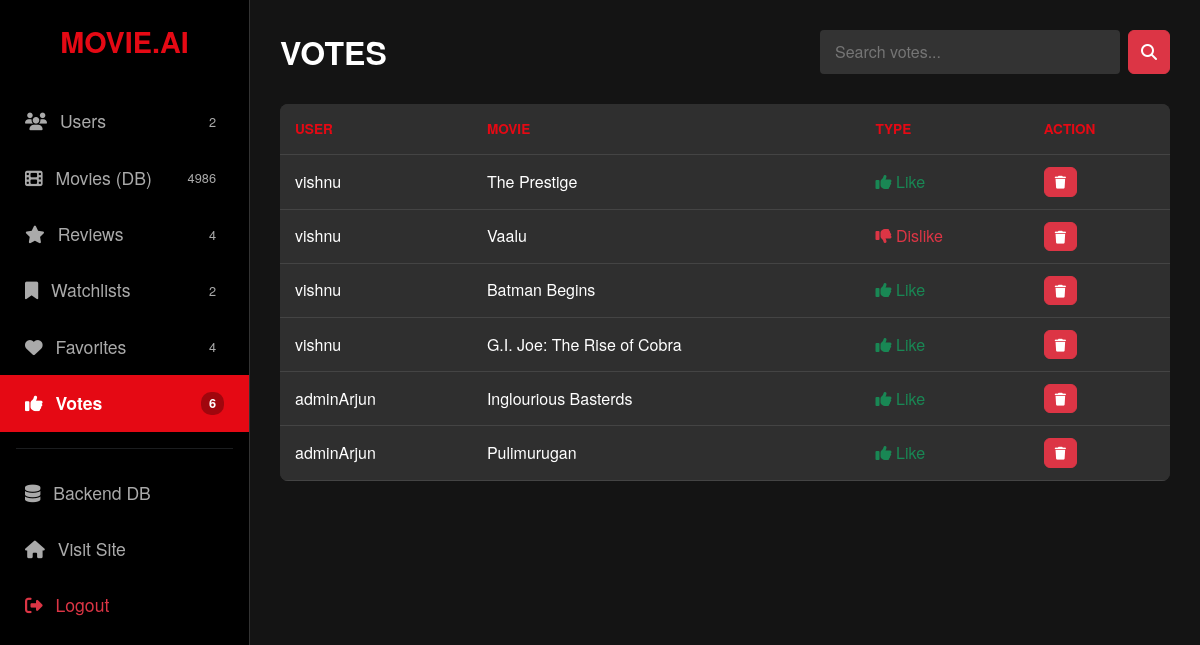
/dashboard/?section=votes (signed in), run on the app's committed database.
### core/models.py (models this page shows, shortened)
class Vote(models.Model):
    VOTE_CHOICES = (
        ('LIKE', 'Like'),
        ('DISLIKE', 'Dislike')
    )
    user = models.ForeignKey(User, on_delete=models.CASCADE)
    movie = models.ForeignKey(Movie, on_delete=models.CASCADE)
    vote_type = models.CharField(max_length=10, choices=VOTE_CHOICES)
    class Meta:
        unique_together = ('user', 'movie')  # One vote per movie per user

class Movie(models.Model):
    title = models.CharField(max_length=200)
    overview = models.TextField()
    tmdb_id = models.IntegerField(unique=True)
    genres = models.CharField(max_length=500, blank=True)
    poster_url = models.CharField(max_length=500, blank=True, null=True)
    director = models.CharField(max_length=200, default="Unknown")
    cast = models.CharField(max_length=500, default="Unknown")
    description = models.TextField(default="No description available")

### core/views.py (the view)
# urls.py: path('dashboard/', views.custom_admin, name='custom_admin'),
@user_passes_test(lambda u: u.is_superuser)
def custom_admin(request):
    section = request.GET.get('section', 'users')
    query = request.GET.get('q', '').strip()
    data = []
    if section == 'users':
        data = User.objects.all().order_by('-date_joined')
        if query:
            data = data.filter(username__icontains=query)
    elif section == 'movies':
        data = Movie.objects.all().order_by('-id')
        if query:
            data = data.filter(title__icontains=query)
    elif section == 'reviews':
        data = Review.objects.select_related(
            'user', 'movie').order_by('-created_at')
        if query:
            data = data.filter(text__icontains=query) | data.filter(
                user__username__icontains=query)
    elif section == 'watchlist':
        data = Watchlist.objects.select_related(
            'user', 'movie').order_by('-id')
        if query:
            data = data.filter(user__username__icontains=query) | data.filter(
                movie__title__icontains=query)
    elif section == 'favorites':
        data = Favorite.objects.select_related('user', 'movie').order_by('-id')
        if query:
            data = data.filter(user__username__icontains=query) | data.filter(
                movie__title__icontains=query)
    elif section == 'votes':
        data = Vote.objects.select_related('user', 'movie').order_by('-id')
        if query:
            data = data.filter(user__username__icontains=query) | data.filter(
                movie__title__icontains=query)
    return render(request, 'custom_admin.html', {
        'section': section,
        'data': data,
        'search_query': query,
        'count_users': User.objects.count(),
        'count_movies': Movie.objects.count(),
        'count_reviews': Review.objects.count(),
        'count_watchlist': Watchlist.objects.count(),
        'count_favorites': Favorite.objects.count(),
        'count_votes': Vote.objects.count(),
    })

### core/templates/custom_admin.html (shortened to what this page needs)
<!DOCTYPE html>
<html lang="en">
<head>
    <link href="https://cdn.jsdelivr.net/npm/bootstrap@5.3.0/dist/css/bootstrap.min.css" rel="stylesheet">
    <link rel="stylesheet" href="https://cdnjs.cloudflare.com/ajax/libs/font-awesome/6.5.1/css/all.min.css">
</head>
<body>
    <div class="sidebar">
        <a href="/" class="sidebar-brand">MOVIE.AI</a>
        <div class="nav flex-column">
            <a href="?section=users" class="nav-link {% if section == 'users' %}active{% endif %}">
                <span><i class="fas fa-users me-2"></i> Users</span>
                <span class="badge-count">{{ count_users }}</span>
            </a>
            <a href="?section=movies" class="nav-link {% if section == 'movies' %}active{% endif %}">
                <span><i class="fas fa-film me-2"></i> Movies (DB)</span>
                <span class="badge-count">{{ count_movies }}</span>
            </a>
            <a href="?section=reviews" class="nav-link {% if section == 'reviews' %}active{% endif %}">
                <span><i class="fas fa-star me-2"></i> Reviews</span>
                <span class="badge-count">{{ count_reviews }}</span>
            </a>
            <a href="?section=watchlist" class="nav-link {% if section == 'watchlist' %}active{% endif %}">
                <span><i class="fas fa-bookmark me-2"></i> Watchlists</span>
                <span class="badge-count">{{ count_watchlist }}</span>
            </a>
            <a href="?section=favorites" class="nav-link {% if section == 'favorites' %}active{% endif %}">
                <span><i class="fas fa-heart me-2"></i> Favorites</span>
                <span class="badge-count">{{ count_favorites }}</span>
            </a>
            <a href="?section=votes" class="nav-link {% if section == 'votes' %}active{% endif %}">
                <span><i class="fas fa-thumbs-up me-2"></i> Votes</span>
                <span class="badge-count">{{ count_votes }}</span>
            </a>
            <hr class="border-secondary mx-3">
            <a href="/admin/" target="_blank" class="nav-link">
                <span><i class="fas fa-database me-2"></i> Backend DB</span>
            </a>
            <a href="/" class="nav-link">
                <span><i class="fas fa-home me-2"></i> Visit Site</span>
            </a>
             <form action="{% url 'logout' %}" method="post" class="mt-auto">
                <button type="submit" class="nav-link w-100 text-start border-0 bg-transparent text-danger">
                    <span><i class="fas fa-sign-out-alt me-2"></i> Logout</span>
                </button>
            </form>
        </div>
    </div>
    <div class="main-content">
        <div class="top-bar">
            <h2 class="text-uppercase fw-bold mb-0">{{ section }}</h2>
            <form method="GET" class="d-flex">
                <input type="text" name="q" class="search-input" placeholder="Search {{ section }}..." value="{{ search_query }}">
                <button type="submit" class="btn btn-danger ms-2"><i class="fas fa-search"></i></button>
            </form>
        </div>
        <div class="table-responsive custom-table">
            <table class="table table-dark table-hover mb-0">
                <thead>
                    <tr>
                        {% if section == 'users' %}
                            <th>ID</th><th>Username</th><th>Email</th><th>Status</th><th>Joined</th><th>Action</th>
                        {% elif section == 'movies' %}
                            <th>ID</th><th>Title</th><th>Director</th><th>TMDB ID</th><th>Action</th>
                        {% elif section == 'reviews' %}
                            <th>User</th><th>Movie</th><th>Rating</th><th>Review</th><th>Date</th><th>Action</th>
                        {% elif section == 'watchlist' %}
                            <th>User</th><th>Movie</th><th>Added</th><th>Action</th>
                        {% elif section == 'favorites' %}
                            <th>User</th><th>Movie</th><th>Added</th><th>Action</th>
                        {% elif section == 'votes' %}
                            <th>User</th><th>Movie</th><th>Type</th><th>Action</th>
                        {% endif %}
                    </tr>
                </thead>
                <tbody>
                    {% for item in data %}
                    <tr>
                        {% if section == 'users' %}
                            <td>{{ item.id }}</td>
                            <td class="fw-bold">{{ item.username }}</td>
                            <td>{{ item.email }}</td>
                            <td>
                                {% if item.is_superuser %}<span class="badge bg-danger">Admin</span>
                                {% else %}<span class="badge bg-secondary">User</span>{% endif %}
                            </td>
                            <td>{{ item.date_joined|date:"M d, Y" }}</td>
                            <td>
                                {% if not item.is_superuser %}
                                <a href="{% url 'delete_item_admin' 'users' item.id %}" class="btn btn-danger btn-action" onclick="return confirm('Delete User?');"><i class="fas fa-trash"></i></a>
                                {% endif %}
                            </td>
                        {% elif section == 'watchlist' or section == 'favorites' %}
                            <td>{{ item.user.username }}</td>
                            <td class="text-white">{{ item.movie.title }}</td>
                            <td>{{ item.id }}</td> <td>
                                <a href="{% url 'delete_item_admin' section item.id %}" class="btn btn-danger btn-action" onclick="return confirm('Remove?');"><i class="fas fa-trash"></i></a>
                            </td>
                        {% elif section == 'votes' %}
                            <td>{{ item.user.username }}</td>
                            <td class="text-white">{{ item.movie.title }}</td>
                            <td>
                                {% if item.vote_type == 'LIKE' %}<span class="text-success"><i class="fas fa-thumbs-up"></i> Like</span>
                                {% else %}<span class="text-danger"><i class="fas fa-thumbs-down"></i> Dislike</span>{% endif %}
                            </td>
                            <td>
                                <a href="{% url 'delete_item_admin' 'votes' item.id %}" class="btn btn-danger btn-action" onclick="return confirm('Remove Vote?');"><i class="fas fa-trash"></i></a>
                            </td>
                        {% endif %}
                    </tr>
                    {% empty %}
                    <tr><td colspan="6" class="text-center text-muted py-4">No data found in {{ section }}.</td></tr>
                    {% endfor %}
                </tbody>
            </table>
        </div>
    </div>
</body>
</html>

### core/templates/custom_admin.html (style rules this page uses)
body { background-color: #141414; color: white; font-family: 'Helvetica Neue', Helvetica, Arial, sans-serif; overflow-x: hidden; }
.sidebar { height: 100vh; background-color: #000; border-right: 1px solid #333; position: fixed; width: 250px; padding-top: 20px; }
.sidebar-brand { color: #e50914; font-weight: bold; font-size: 1.8rem; text-align: center; margin-bottom: 30px; display: block; text-decoration: none; }
.nav-link { color: #aaa; padding: 15px 25px; font-size: 1.1rem; display: flex; justify-content: space-between; align-items: center; transition: all 0.2s; }
.nav-link.active { color: white; background-color: #e50914; font-weight: bold; }
.badge-count { font-size: 0.8rem; background: rgba(0,0,0,0.3); padding: 2px 8px; border-radius: 10px; }
.main-content { margin-left: 250px; padding: 30px; }
.top-bar { display: flex; justify-content: space-between; align-items: center; margin-bottom: 30px; }
.search-input { background: #333; border: none; color: white; padding: 10px 15px; border-radius: 4px; width: 300px; }
.custom-table { background-color: #2f2f2f; border-radius: 8px; overflow: hidden; }
.table-dark { --bs-table-bg: #2f2f2f; --bs-table-border-color: #444; }
th { color: #e50914 !important; text-transform: uppercase; font-size: 0.85rem; padding: 15px !important; }
td { vertical-align: middle; color: #ddd; padding: 12px 15px !important; }
.btn-action { padding: 4px 10px; font-size: 0.8rem; }

### data on the page
Vote: user.username "vishnu", movie "The Prestige", vote_type "LIKE" (drawn)
Vote: user.username "vishnu", movie "Vaalu", vote_type "DISLIKE" (drawn)
Vote: user.username "vishnu", movie "Batman Begins", vote_type "LIKE" (drawn)
Vote: user.username "vishnu", movie "G.I. Joe: The Rise of Cobra", vote_type "LIKE" (drawn)
Vote: user.username "adminArjun", movie "Inglourious Basterds", vote_type "LIKE" (drawn)
Vote: user.username "adminArjun", movie "Pulimurugan", vote_type "LIKE" (drawn)

### other printed values
{{ count_users }} "2"
{{ count_movies }} "4986"
{{ count_reviews }} "4"
{{ count_watchlist }} "2"
{{ count_favorites }} "4"
{{ count_votes }} "6"
{{ section }} "VOTES"
